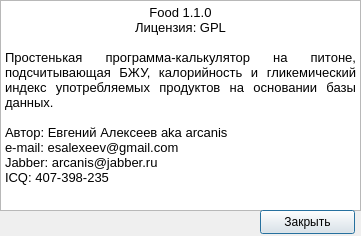
<?xml version="1.0" encoding="UTF-8"?>
<ui version="4.0">
 <class>About_Window</class>
 <widget class="QMainWindow" name="About_Window">
  <property name="geometry">
   <rect>
    <x>0</x>
    <y>0</y>
    <width>361</width>
    <height>236</height>
   </rect>
  </property>
  <property name="windowTitle">
   <string>О программе</string>
  </property>
  <widget class="QWidget" name="centralwidget">
   <widget class="QTextBrowser" name="about">
    <property name="enabled">
     <bool>true</bool>
    </property>
    <property name="geometry">
     <rect>
      <x>0</x>
      <y>0</y>
      <width>361</width>
      <height>211</height>
     </rect>
    </property>
    <property name="focusPolicy">
     <enum>Qt::NoFocus</enum>
    </property>
    <property name="autoFillBackground">
     <bool>true</bool>
    </property>
    <property name="html">
     <string>&lt;!DOCTYPE HTML PUBLIC &quot;-//W3C//DTD HTML 4.0//EN&quot; &quot;http://www.w3.org/TR/REC-html40/strict.dtd&quot;&gt;
&lt;html&gt;&lt;head&gt;&lt;meta name=&quot;qrichtext&quot; content=&quot;1&quot; /&gt;&lt;style type=&quot;text/css&quot;&gt;
p, li { white-space: pre-wrap; }
&lt;/style&gt;&lt;/head&gt;&lt;body style=&quot; font-family:'Droid Sans'; font-size:10pt; font-weight:400; font-style:normal;&quot;&gt;
&lt;p align=&quot;center&quot; style=&quot; margin-top:0px; margin-bottom:0px; margin-left:0px; margin-right:0px; -qt-block-indent:0; text-indent:0px;&quot;&gt;Food 1.1.0&lt;/p&gt;
&lt;p align=&quot;center&quot; style=&quot; margin-top:0px; margin-bottom:0px; margin-left:0px; margin-right:0px; -qt-block-indent:0; text-indent:0px;&quot;&gt;Лицензия: GPL&lt;/p&gt;
&lt;p style=&quot;-qt-paragraph-type:empty; margin-top:0px; margin-bottom:0px; margin-left:0px; margin-right:0px; -qt-block-indent:0; text-indent:0px;&quot;&gt;&lt;br /&gt;&lt;/p&gt;
&lt;p align=&quot;justify&quot; style=&quot; margin-top:0px; margin-bottom:0px; margin-left:0px; margin-right:0px; -qt-block-indent:0; text-indent:0px;&quot;&gt;Простенькая программа-калькулятор на питоне, подсчитывающая БЖУ, калорийность и гликемический индекс употребляемых продуктов на основании базы данных.&lt;/p&gt;
&lt;p style=&quot;-qt-paragraph-type:empty; margin-top:0px; margin-bottom:0px; margin-left:0px; margin-right:0px; -qt-block-indent:0; text-indent:0px;&quot;&gt;&lt;br /&gt;&lt;/p&gt;
&lt;p style=&quot; margin-top:0px; margin-bottom:0px; margin-left:0px; margin-right:0px; -qt-block-indent:0; text-indent:0px;&quot;&gt;Автор: Евгений Алексеев aka arcanis&lt;/p&gt;
&lt;p style=&quot; margin-top:0px; margin-bottom:0px; margin-left:0px; margin-right:0px; -qt-block-indent:0; text-indent:0px;&quot;&gt;e-mail: esalexeev@gmail.com&lt;/p&gt;
&lt;p style=&quot; margin-top:0px; margin-bottom:0px; margin-left:0px; margin-right:0px; -qt-block-indent:0; text-indent:0px;&quot;&gt;Jabber: arcanis@jabber.ru&lt;/p&gt;
&lt;p style=&quot; margin-top:0px; margin-bottom:0px; margin-left:0px; margin-right:0px; -qt-block-indent:0; text-indent:0px;&quot;&gt;ICQ: 407-398-235&lt;/p&gt;&lt;/body&gt;&lt;/html&gt;</string>
    </property>
   </widget>
   <widget class="QPushButton" name="exit">
    <property name="geometry">
     <rect>
      <x>260</x>
      <y>210</y>
      <width>95</width>
      <height>24</height>
     </rect>
    </property>
    <property name="text">
     <string>Закрыть</string>
    </property>
    <property name="default">
     <bool>true</bool>
    </property>
   </widget>
  </widget>
 </widget>
 <resources/>
 <connections>
  <connection>
   <sender>exit</sender>
   <signal>clicked()</signal>
   <receiver>About_Window</receiver>
   <slot>close()</slot>
   <hints>
    <hint type="sourcelabel">
     <x>307</x>
     <y>211</y>
    </hint>
    <hint type="destinationlabel">
     <x>180</x>
     <y>110</y>
    </hint>
   </hints>
  </connection>
 </connections>
</ui>
